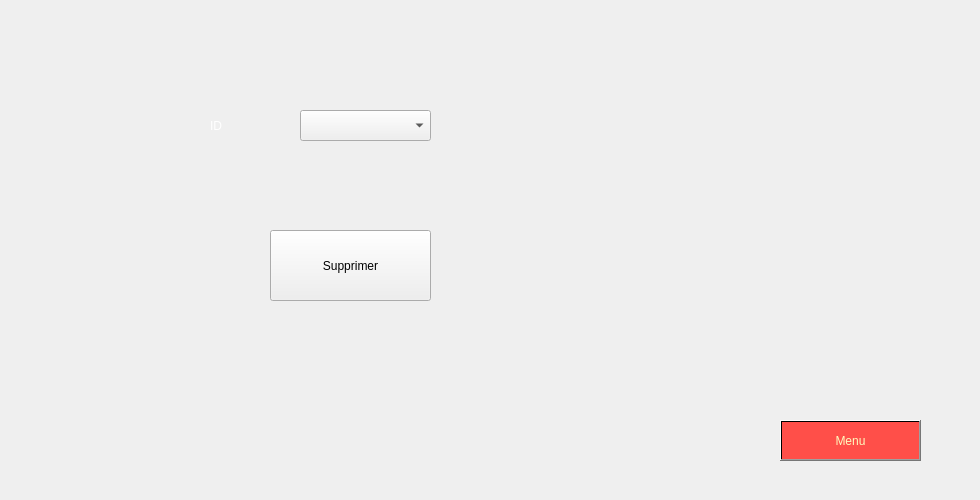
        <widget class="QWidget" name="tab_15">
         <attribute name="title">
          <string>Supprimer</string>
         </attribute>
         <widget class="QPushButton" name="pushButton_24">
          <property name="geometry">
           <rect>
            <x>270</x>
            <y>230</y>
            <width>161</width>
            <height>71</height>
           </rect>
          </property>
          <property name="text">
           <string>Supprimer</string>
          </property>
         </widget>
         <widget class="QLabel" name="label_85">
          <property name="geometry">
           <rect>
            <x>210</x>
            <y>110</y>
            <width>47</width>
            <height>31</height>
           </rect>
          </property>
          <property name="styleSheet">
           <string notr="true">color: rgb(255, 255, 255);</string>
          </property>
          <property name="text">
           <string>ID</string>
          </property>
         </widget>
         <widget class="QComboBox" name="cb_id_2">
          <property name="geometry">
           <rect>
            <x>300</x>
            <y>110</y>
            <width>131</width>
            <height>31</height>
           </rect>
          </property>
         </widget>
         <widget class="QLabel" name="label_93">
          <property name="geometry">
           <rect>
            <x>0</x>
            <y>0</y>
            <width>971</width>
            <height>491</height>
           </rect>
          </property>
          <property name="styleSheet">
           <string notr="true">background-image: url(:/21.jpg);</string>
          </property>
          <property name="text">
           <string/>
          </property>
         </widget>
         <widget class="QPushButton" name="pushButton_25">
          <property name="geometry">
           <rect>
            <x>780</x>
            <y>420</y>
            <width>141</width>
            <height>41</height>
           </rect>
          </property>
          <property name="styleSheet">
           <string notr="true">background-color: qlineargradient(spread:pad, x1:1, y1:0, x2:1, y2:0, stop:0.919598 rgb(255, 79, 73), stop:0.98 rgba(0, 0, 0, 255), stop:1 rgba(235, 148, 61, 255));
color:rgb(255, 250, 190);</string>
          </property>
          <property name="text">
           <string>Menu</string>
          </property>
         </widget>
         <widget class="QLabel" name="label_94">
          <property name="geometry">
           <rect>
            <x>910</x>
            <y>420</y>
            <width>51</width>
            <height>41</height>
           </rect>
          </property>
          <property name="styleSheet">
           <string notr="true">background-image: url(:/28.png);</string>
          </property>
          <property name="text">
           <string/>
          </property>
         </widget>
         <zorder>label_93</zorder>
         <zorder>pushButton_24</zorder>
         <zorder>label_85</zorder>
         <zorder>cb_id_2</zorder>
         <zorder>pushButton_25</zorder>
         <zorder>label_94</zorder>
        </widget>
